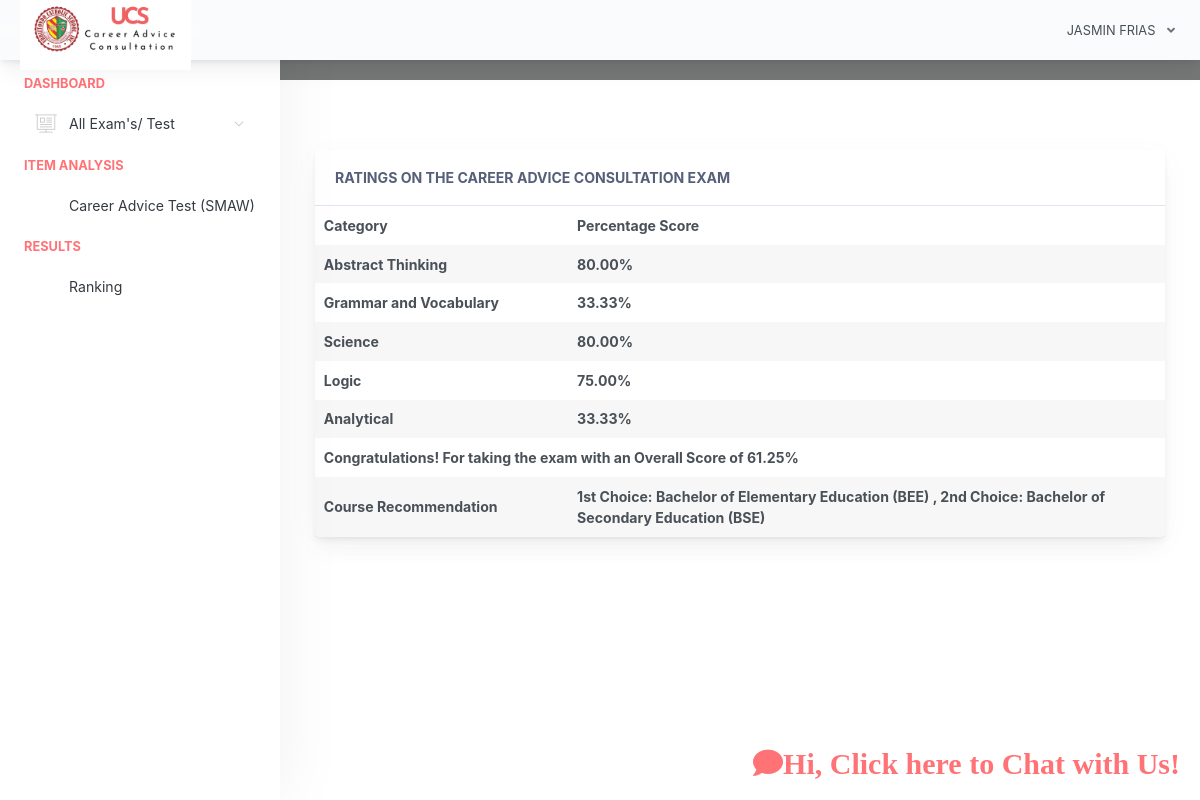
The app's page /home.php?page=examineeresult&id=37 (signed in) with its own data.
### tables this page shows
CREATE TABLE `examinee_tbl` (
  `exmne_id` int(11) NOT NULL,
  `exmne_fullname` varchar(1000) NOT NULL,
  `exmne_course` varchar(1000) NOT NULL,
  `exmne_gender` varchar(1000) NOT NULL,
  `exmne_birthdate` varchar(1000) NOT NULL,
  `exmne_year_level` varchar(1000) NOT NULL,
  `exmne_email` varchar(1000) NOT NULL,
  `exmne_password` varchar(1000) NOT NULL,
  `exmne_status` varchar(1000) NOT NULL DEFAULT 'active'
);

CREATE TABLE `exam_tbl` (
  `ex_id` int(11) NOT NULL,
  `cou_id` int(11) NOT NULL,
  `ex_title` varchar(1000) NOT NULL,
  `ex_time_limit` varchar(1000) NOT NULL,
  `ex_questlimit_display` int(11) NOT NULL,
  `ex_description` varchar(1000) NOT NULL,
  `ex_created` timestamp NOT NULL DEFAULT current_timestamp() ON UPDATE current_timestamp()
);

CREATE TABLE `exam_question_tbl` (
  `eqt_id` int(11) NOT NULL,
  `exam_id` int(11) NOT NULL,
  `category` varchar(255) NOT NULL,
  `exam_question` varchar(1000) NOT NULL,
  `exam_ch1` varchar(1000) NOT NULL,
  `exam_ch2` varchar(1000) NOT NULL,
  `exam_ch3` varchar(1000) NOT NULL,
  `exam_ch4` varchar(1000) NOT NULL,
  `exam_answer` varchar(1000) NOT NULL,
  `exam_status` varchar(1000) NOT NULL DEFAULT 'active'
);

### query/selectData.php (called while the page is built, shortened)
<?php
$exmneId = $_SESSION['examineeSession']['exmne_id'];
$selExmneeData = $conn->query("SELECT * FROM examinee_tbl WHERE exmne_id='$exmneId' ")->fetch(PDO::FETCH_ASSOC);
 ?>

### pages/examineeresult.php (the view, shortened to what this page needs)
<?php
$examId = $_GET['id'];
?>
<link rel="stylesheet" type="text/css" href="css/mycss.css">
<div class="app-main__outer">
    <div class="app-main__inner">
        <div class="app-page-title">
        </div>
                        <?php
$selScore = $conn->query("SELECT *, eqt.category AS category FROM exam_question_tbl eqt INNER JOIN exam_answers ea ON eqt.eqt_id = ea.quest_id AND eqt.exam_answer = ea.exans_answer  WHERE ea.axmne_id='$exmneId' AND ea.exam_id='$examId' AND ea.exans_status='new'");
$categoryScores = array();
while($row = $selScore->fetch(PDO::FETCH_ASSOC)) {
    $category = $row['category'];
    if(!isset($categoryScores[$category])) {
        $categoryScores[$category] = 0;
    }
    $categoryScores[$category]++;
}
?>
        <div class="col-md-12">
            <div class="main-card mb-3 card">
                <div class="card-header">Ratings on the Career Advice Consultation Exam</div>
                <div class="table-responsive">
                    <table class="align-middle mb-0 table table-borderless table-striped table-hover" id="categoryResultsTable">
                        <thead>
                            <tr>
                                <th>Category</th>
                                <th>Percentage Score</th>
                            </tr>
                        </thead>
                        <tbody>
                        <?php
$totalPercentage = 0;
$totalItemsCount = 0;
foreach($categoryScores as $category => $score) {
    $totalQuestionsQuery = $conn->query("SELECT COUNT(*) AS total FROM exam_question_tbl WHERE category='$category' AND exam_id='$examId'");
    $totalQuestions = $totalQuestionsQuery->fetch(PDO::FETCH_ASSOC)['total'];
    $totalItemsCount += $totalQuestions;
    $percentage = number_format(($score / $totalQuestions * 100), 2);
    $totalPercentage += $percentage * $totalQuestions;
    ?>
    <tr>
        <th><?php echo $category; ?></th>
        <th><?php echo $percentage . '%'; ?></th>
    </tr>
    <?php
}
$overallPercentage = number_format(($totalPercentage / $totalItemsCount), 2);
?>
<tr>
    <th colspan="2">Congratulations! For taking the exam with an Overall Score of <?php echo $overallPercentage . '%'; ?></th>
</tr>
<tr>
<th>Course Recommendation</th>
    <th colspan="2">
    <?php
if ($overallPercentage >= 90.00 && $overallPercentage <= 100.00 ) {
    echo "1st Choice: Bachelor of Science in Architecture (BSA), ".
    "2nd Choice: Bachelor of Science in Engineering (BSE)";
}
elseif ($overallPercentage >= 70.00 && $overallPercentage <= 80.00) {
    echo "1st Choice: Bachelor of Science in Nursing (BSN), ".
    "2nd Choice: Bachelor of Science in Pharmacy (BSP)";
}
elseif ($overallPercentage >= 40.00 && $overallPercentage <= 60.00) {
    echo "1st Choice: Bachelor of Science in Computer Science (BSCS), ".
    "2nd Choice: Bachelor of Science in Information Technology (BSIT)";
}
elseif ($overallPercentage >= 60.00 && $overallPercentage <= 70.00) {
  echo "1st Choice: Bachelor of Elementary Education (BEE) , ".
  "2nd Choice: Bachelor of Secondary Education (BSE)";
}
elseif ($overallPercentage >= 80.00 && $overallPercentage <= 90.00) {
  echo "1st Choice: Bachelor of Science in Tourism Management (BSTM) , ".
  "2nd Choice: Bachelor of Science in Hospitality Management (BSHM)";
}
else {
    echo "Please Contact the Administrator/Guidance Counselor for the follow up and for other concerns https://www.facebook.com/ucsaldcs";
}
?>
    </th>
</tr>
                        </tbody>
                    </table>
                </div>
            </div>
        </div>
        <div class="chatbot-icon">
            <a href="./chatbot/index.php">
                <i class='fas fa-comment' style='font-size:30px; color: #FF7377'>Hi, Click here to Chat with Us!</i>
            </a>
        </div>
    </div>
</div>

### includes/header.php (shortened to what this page needs)
<?php
  include("conn.php");
  include("query/selectData.php");
 ?>
<!doctype html>
<html lang="en">
<head>
    <link href="original.css" rel="stylesheet">
    <link href="css/sweetalert.css" rel="stylesheet">
</head>
<body id="body">
    <div class="app-container app-theme-white body-tabs-shadow fixed-sidebar fixed-header">
        <div class="app-header header-shadow">
            <div class="app-header__logo">
                <a href="home.php"><div class="logo-src"></div></a>
            </div>
                <div class="app-header__content">
                <div class="app-header-right">
                    <div class="header-btn-lg pr-0">
                        <div class="widget-content p-0">
                            <div class="widget-content-wrapper">
                                <div class="widget-content-left">
                                    <div class="btn-group">
                                        <a data-toggle="dropdown" aria-haspopup="true" aria-expanded="false" class="p-0 btn">
                                            <?php
                                                echo strtoupper($selExmneeData['exmne_fullname']);
                                             ?>
                                            <i class="fa fa-angle-down ml-2 opacity-8"></i>
                                        </a>
                                    </div>
                                </div>
                            </div>
                        </div>
                    </div>        </div>
            </div>
        </div>

### includes/ui-theme.php (shortened to what this page needs)
<!DOCTYPE html>
<html lang="en">
<head>
</head>
<body>
</body>
</html>

### home.php (shortened to what this page needs)
<?php include("includes/header.php"); ?>
<?php include("includes/ui-theme.php"); ?>
<div class="app-main">
<?php include("includes/sidebar.php"); ?>
<?php
   @$page = $_GET['page'];
   if($page != '')
   {
     if($page == "exam")
     {
       include("pages/exam.php");
     }
     else if($page == "result")
     {
       include("pages/result.php");
     }
     else if($page == "myscores")
     {
       include("pages/myscores.php");
     }
     else if($page == "examineeresult")
     {
       include("pages/examineeresult.php");
     }
     else if($page == "manage-course")
     {
       include("pages/manage-course.php");
     }
   }
   else
   {
     include("pages/home.php");
   }
 ?>
<?php include("includes/footer.php"); ?>

### includes/sidebar.php (shortened to what this page needs)
<div class="app-sidebar sidebar-shadow">
        <div class="scrollbar-sidebar">
        <div class="app-sidebar__inner">
            <ul class="vertical-nav-menu">
                <li class="app-sidebar__heading">DASHBOARD</li>
                <li>
                <a href="">
                      <i class="metismenu-icon pe-7s-display2"></i>
                     All Exam's/ Test
                    <i class="metismenu-state-icon pe-7s-angle-down caret-left"></i>
                </a>
                </li>
                 <li class="app-sidebar__heading">ITEM ANALYSIS</li>
                <li>
                  <?php
                    $selTakenExam = $conn->query("SELECT * FROM exam_tbl et INNER JOIN exam_attempt ea ON et.ex_id = ea.exam_id WHERE exmne_id='$exmneId' ORDER BY ea.examat_id  ");
                    if($selTakenExam->rowCount() > 0)
                    {
                        while ($selTakenExamRow = $selTakenExam->fetch(PDO::FETCH_ASSOC)) { ?>
                            <a href="home.php?page=result&id=<?php echo $selTakenExamRow['ex_id']; ?>" >
                                <?php echo $selTakenExamRow['ex_title']; ?>
                            </a>
                        <?php }
                    }
                    else
                    { ?>
                        <a href="#" class="pl-3">You are not taking exam yet</a>
                    <?php }
                   ?>
                </li>
            <li>
            <li class="app-sidebar__heading">RESULTS</li>
            <li>
                    <li>
                    <?php
                    $selTakenExam = $conn->query("SELECT * FROM exam_tbl et INNER JOIN exam_attempt ea ON et.ex_id = ea.exam_id WHERE exmne_id='$exmneId' ORDER BY ea.examat_id  ");
                    if($selTakenExam->rowCount() > 0)
                    {
                        while ($selTakenExamRow = $selTakenExam->fetch(PDO::FETCH_ASSOC)) { ?>
                            <a href="home.php?page=examineeresult&id=<?php echo $selTakenExamRow['ex_id']; ?>" >
                                 Ranking
                            </a>
                        <?php }
                    }
                    else
                    { ?>
                        <a href="#" class="pl-3">You are not taking exam yet</a>
                    <?php }
                   ?>
                    </li>
                </li>
            </li>
            </ul>
        </div>
    </div>
</div>

### includes/footer.php (shortened to what this page needs)
    </div>
        </div>
</body>
</html>

### pages/examineeresult.php (style rules this page uses)
.chatbot-icon { font-family: 'Font Awesome'; content: '\f3e8'; position: fixed; bottom: 20px; right: 20px; display: flex; align-items: center; transition: background-color 0.3s ease; cursor: pointer; animation: float 3s ease-in-out infinite; }
.chatbot-icon a { transition: color 0.3s ease, background-color 0.3s ease, transform 0.3s ease, box-shadow 0.3s ease, border-radius 0.3s ease, padding 0.3s ease; }

### records on screen
examinee_tbl: exmne_fullname "JASMIN FRIAS"
exam_tbl: ex_title "Career Advice Test (SMAW)"
exam_question_tbl: category "Logic", percentage "75.00"

### other values on screen
$category "Abstract Thinking"
$percentage "80.00"
$category "Grammar and Vocabulary"
$percentage "33.33"
$category "Science"
$category "Analytical"
$overallPercentage "61.25"
